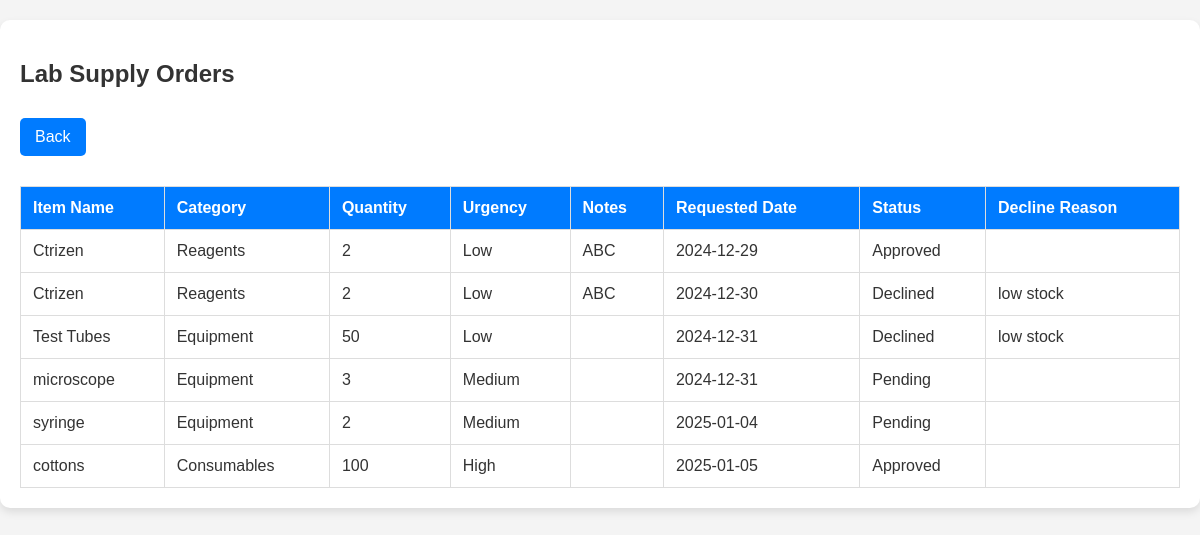
The page /hospital/claborder.php on the database its author committed.
### tables this page shows
CREATE TABLE `lab_supplies_request` (
  `id` int(11) NOT NULL,
  `item_name` varchar(255) NOT NULL,
  `category` varchar(50) NOT NULL,
  `quantity` int(11) NOT NULL,
  `urgency` varchar(20) NOT NULL,
  `notes` text DEFAULT NULL,
  `request_date` date NOT NULL,
  `status` varchar(20) DEFAULT 'Pending',
  `decline_reason` text DEFAULT NULL
);

### hospital/claborder.php (the view, shortened to what this page needs)
<?php
include('conf.php');
$sql = "SELECT * FROM lab_supplies_request";
$result = mysqli_query($conn, $sql);
?>
<!DOCTYPE html>
<html lang="en">
<head>
    <link rel="stylesheet" href="longtable.css">
</head>
<body>
    <div class="container">
        <h2>Lab Supply Orders</h2>
        <button class="back" onclick="window.location.href='cinvendash.php'">Back</button>
        <table border="1">
            <thead>
                <tr>
                    <th>Item Name</th>
                    <th>Category</th>
                    <th>Quantity</th>
                    <th>Urgency</th>
                    <th>Notes</th>
                    <th>Requested Date</th>
                    <th>Status</th>
                    <th>Decline Reason</th>
                </tr>
            </thead>
            <tbody>
                <?php while ($row = mysqli_fetch_assoc($result)) { ?>
                    <tr>
                        <td><?php echo $row['item_name']; ?></td>
                        <td><?php echo $row['category']; ?></td>
                        <td><?php echo $row['quantity']; ?></td>
                        <td><?php echo $row['urgency']; ?></td>
                        <td><?php echo $row['notes']; ?></td>
                        <td><?php echo $row['request_date']; ?></td>
                        <td><?php echo $row['status']; ?></td>
                        <td><?php echo $row['decline_reason']; ?></td>
                    </tr>
                <?php } ?>
            </tbody>
        </table>
    </div>
</body>
</html>

### hospital/longtable.css (style rules this page uses)
body { font-family: Arial, sans-serif; margin: 0; padding: 0; background-color: #f4f4f4; color: #333; }
.container { max-width: 1200px; margin: 20px auto; background-color: #ffffff; padding: 20px; box-shadow: 0 4px 8px rgba(0, 0, 0, 0.1); border-radius: 10px; }
.add-patient, .back { background-color: #007bff; color: #ffffff; border: none; padding: 10px 15px; font-size: 16px; cursor: pointer; border-radius: 5px; margin: 10px 0; text-align: center; display: inline-block; }
table { width: 100%; border-collapse: collapse; margin-top: 20px; border: 1px solid #ddd; }
th, td { padding: 12px; text-align: left; border-bottom: 1px solid #ddd; }
th { background-color: #007bff; color: white; font-weight: bold; }
button { padding: 6px 12px; font-size: 14px; border: none; border-radius: 3px; cursor: pointer; }

### rows shown on the page
lab_supplies_request: item_name "Ctrizen", category "Reagents", quantity "2", urgency "Low", notes "ABC", request_date "2024-12-29", status "Approved"
lab_supplies_request: item_name "Ctrizen", category "Reagents", quantity "2", urgency "Low", notes "ABC", request_date "2024-12-30", status "Declined", decline_reason "low stock"
lab_supplies_request: item_name "Test Tubes", category "Equipment", quantity "50", urgency "Low", request_date "2024-12-31", status "Declined", decline_reason "low stock"
lab_supplies_request: item_name "microscope", category "Equipment", quantity "3", urgency "Medium", request_date "2024-12-31", status "Pending"
lab_supplies_request: item_name "syringe", category "Equipment", quantity "2", urgency "Medium", request_date "2025-01-04", status "Pending"
lab_supplies_request: item_name "cottons", category "Consumables", quantity "100", urgency "High", request_date "2025-01-05", status "Approved"
